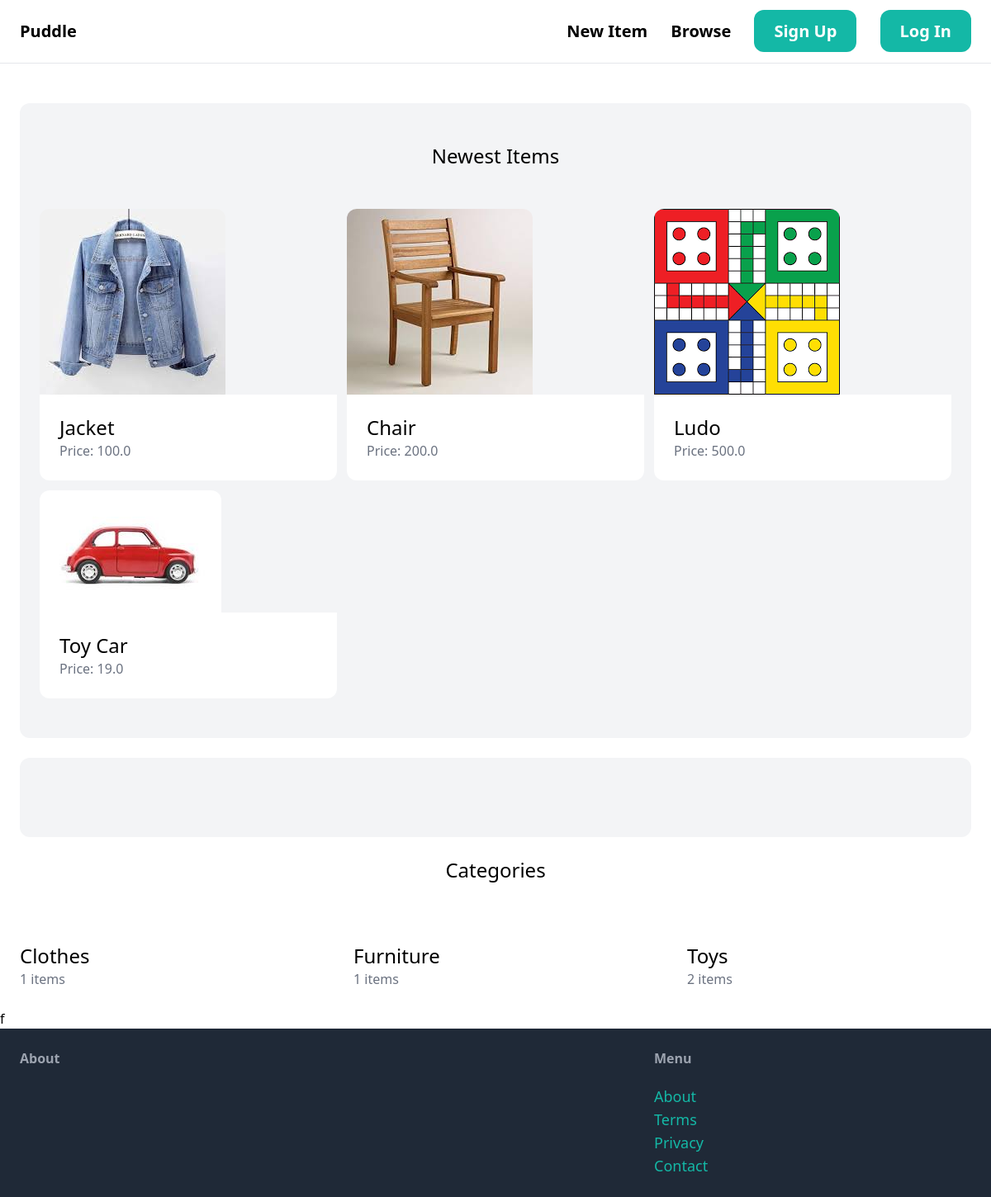
The page / on the database its author committed.
### items/models.py (models this page shows, shortened)
class Item(models.Model):
    category = models.ForeignKey(Category, related_name="items",on_delete=models.CASCADE)
    name = models.CharField(max_length=255)
    description = models.TextField(blank=True,null=True)
    price = models.FloatField()
    image= models.ImageField(upload_to="item_images", blank=True, null=True)
    is_sold = models.BooleanField(default=False)
    created_at = models.DateTimeField(auto_now_add=True)
    created_by = models.ForeignKey(User, related_name='items',on_delete=models.CASCADE)

class Category(models.Model):
    name = models.CharField(max_length=255)
    class Meta:
        ordering=('name',)#add comma so that the compiler would know this is a tuple
        verbose_name_plural="Categories"

### core/views.py (the view)
# urls.py: urlpatterns=[path('',views.index, name='index'),
def index(request):
    items = Item.objects.filter(is_sold=False)[0:6]
    categories = Category.objects.all()
    return render(request,"core/index.html", {"items":items, "categories":categories})

### core/templates/core/index.html (shortened to what this page needs)
{%extends "core/base.html"%}
{%block content%}
<div class="mt-6 px-6 py-12 bg-gray-100 rounded-xl">
    <h2 class="mb-12 text-2xl text-center">Newest Items</h2>
        <div class="grid grid-cols-3 gap-3">
            {% for item in items %}
            <div>
                <a href="{% url 'item:detail' item.id%}">
                    <div>
                        <img src="{{item.image.url}}" class="rounded-t-xl">
                    </div>
                    <div class="p-6 bg-white rounded-b-xl">
                        <h2 class="text-2xl">{{item.name}}</h2>
                        <p class="text-gray-500">Price: {{item.price}}</p>
                    </div>
                </a>
            </div>
            {%endfor%}
        </div>
</div>
<div class="mt-6 px-6 py-12 bg-gray-100 rounded-xl"></div>
    <h2 class="mb-12 text-2xl text-center">Categories</h2>
        <div class="grid grid-cols-3 gap-3">
            {% for category in categories %}
            <div>
                <a href="">
                    <div class="p-6 bg-white rounded-b-xl">
                        <h2 class="text-2xl">{{category.name}}</h2>
                        <p class="text-gray-500">{{category.items.count}} items</p>
                    </div>
                </a>
            </div>
            {%endfor%}
        </div>
        f
{%endblock%}

### core/templates/core/base.html (shortened to what this page needs)
<!DOCTYPE html>
<html lang="en">
<head>
    <script src="https://cdn.tailwindcss.com"></script>
</head>
<body>
    <div>
        <nav class = "px-6 py-6 flex justify-between items-center border-b border-gray-200">
            <a href="/" class="text-xl font-semibold">Puddle</a>
            <div class="space-x-6">
                <a href="#" class="text-xl font-semibold hover:text-gray-50">New Item</a>
                <a href="#" class="text-xl font-semibold hover:text-gray-50">Browse</a>
                <a href="{% url 'core:signup' %}" class="px-6 py-3 text-xl font-semibold bg-teal-500 text-white rounded-xl hover:bg-teal-700">Sign Up</a>
                <a href="#" class="px-6 py-3 text-xl font-semibold bg-teal-500 text-white rounded-xl hover:bg-teal-700">Log In</a>
            </div>
        </nav>
        <h1 class="px-6 py-6">
            {%block content%}
            {%endblock%}
        </h1>
    </div>
    <footer class="px-6 py-6 flex justify-between bg-gray-800">
        <div class="w-2/3 pr-10">
            <h3 class="mb-5 font-semibold text-gray-400">About</h3>
        </div>
        <div class="w-1/3">
            <h3 class="mb-5 font-semibold text-gray-400">Menu</h3>
            <ul>
                <li><a href="#" class="text-lg text-teal-500 hover:text-teal-700">About</a></li>
                <li><a href="#" class="text-lg text-teal-500 hover:text-teal-700">Terms</a></li>
                <li><a href="#" class="text-lg text-teal-500 hover:text-teal-700">Privacy</a></li>
                <li><a href="{% url 'core:contact'%}" class="text-lg text-teal-500 hover:text-teal-700">Contact</a></li>
            </ul>
        </div>
    </footer>
</body>
</html>

### rows shown on the page
Item: image (picture), name "Jacket", price "100.0"
Item: image (picture), name "Chair", price "200.0"
Item: image (picture), name "Ludo", price "500.0"
Item: image (picture), name "Toy Car", price "19.0"
Category: name "Clothes", items.count "1"
Category: name "Furniture", items.count "1"
Category: name "Toys", items.count "2"
